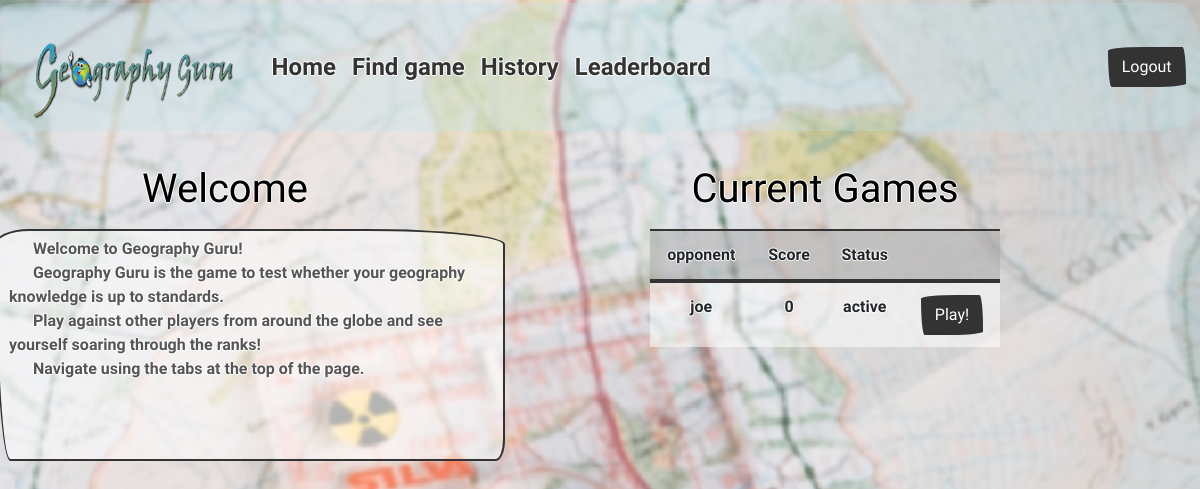
/ (signed in), run on the app's committed database.
### tables this page shows
CREATE TABLE 'games' ('game_id' integer PRIMARY KEY AUTOINCREMENT NOT NULL, 'player1_id' integer NOT NULL, 'player2_id' integer NOT NULL, 'questions' text NOT NULL, 'score' INTEGER NOT NULL DEFAULT 999, 'player1_name' text, 'player2_name' text, 'status' text NOT NULL DEFAULT 'starting');

### application.py (the view)
@app.route("/", methods=["GET", "POST"])
@login_required
def index():
    global game_id
    global score
    score = 0
    if request.method == "GET":
        user_index = index_info(session.get("user_id"))
        rows = user_index[0]
        rows2 = user_index[1]
        if rows or rows2:
            return render_template("index.html", current=rows, current2=rows2)
        else:
            return render_template("index.html")
    else:
        game_id = int(request.form.get("game_id"))
        return redirect(url_for("play"))

### helpers.py (called while the page is built)
def login_required(f):
    @wraps(f)
    def decorated_function(*args, **kwargs):
        if session.get("user_id") is None:
            return redirect("/login")
        return f(*args, **kwargs)
    return decorated_function

def index_info(user_id):
    sent = db.execute("SELECT game_id, player1_name, player2_name, score, status FROM games WHERE player1_id = :id and status = :active",
                      id=session["user_id"], active=("active"))
    received = db.execute("SELECT game_id, player1_name, player2_name, score, status FROM games WHERE player2_id = :id and status = :active",
                       id=session["user_id"], active=("active"))
    return [sent, received]

### templates/index.html (shortened to what this page needs)
{% extends "layout.html" %}
{% block main %}
<div class="row">
  <div class="column left">
    <div class="form-group">
    <b><label for="exampleTextarea"><h1>Welcome</h1></label></b>
    <div class = "box">
    <textarea disabled class="form-control" id="welcometext" rows="9" cols="50">
      Welcome to Geography Guru!
      Geography Guru is the game to test whether your geography knowledge is up to standards.
      Play against other players from around the globe and see yourself soaring through the ranks!
      Navigate using the tabs at the top of the page.
      </textarea>
    </div>
    </div>
  </div>
  <div class="column right">
    <b><label for="exampleTextarea"><h1>Current Games</h1></label></b>
    <table class="table">
      <thead>
        <tr>
          <th scope="col">opponent</th></th>
          <th scope="col">Score</th>
          <th scope="col">Status</th>
          <th scope="col"></th>
        </tr>
      </thead>
      {% if current or current2 %}
          {% for now in current2 %}
            <tr>
              <td>{{ now.player1_name }}</td>
              <td colspan="1">{{ now.score }}</td>
              <td>{{ now.status }}</td>
              <td>
                <form>
                  <button class="btn btn-primary" value="{{ now.game_id }}" name="game_id" type="submit" formmethod="POST">Play!</button>
                </form>
              </td>
            </tr>
          {% endfor %}
        {% else %}
          <td colspan="4">No current games :(</td>
        {% endif %}
  </div>
</div>
{% endblock %}

### static/styles.css (style rules this page uses)
body { background-image: url("world3.png"); background-repeat: no-repeat; background-attachment: fixed; background-position: center; text-align: center; color: black; font-weight: 600; text-shadow: -1px 0 white, 0 1px white, 1px 0 white, 0 -1px white; height: 100%; background-size: cover; }
html, body { margin: 0; height: 100vh; overflow: hidden }
.table { border-radius: 5px; width: 50%; margin: 0px auto; float: none; }
table { text-align: center; }
table th { background-color: #aaaaaa87; }
table td { background-color: #ffffff87; }
* { box-sizing: border-box; }
.column { float: left; padding: 10px; height: 100%; }
.left { width: 40%; }
.right { width: 60%; }
.row { width: 100%; height: 100vh; overflow: hidden; }
main .form-control { display: inline-block; width: auto; }
main td { text-align: center; }
#welcometext { resize: none; background-color: #ffffff87; font-weight: 600; text-shadow: -1px 0 white, 0 1px white, 1px 0 white, 0 -1px white; }

### data on the page
games: player1_name "joe", score "0", status "active", {{ now.game_id }} 84 (drawn)
